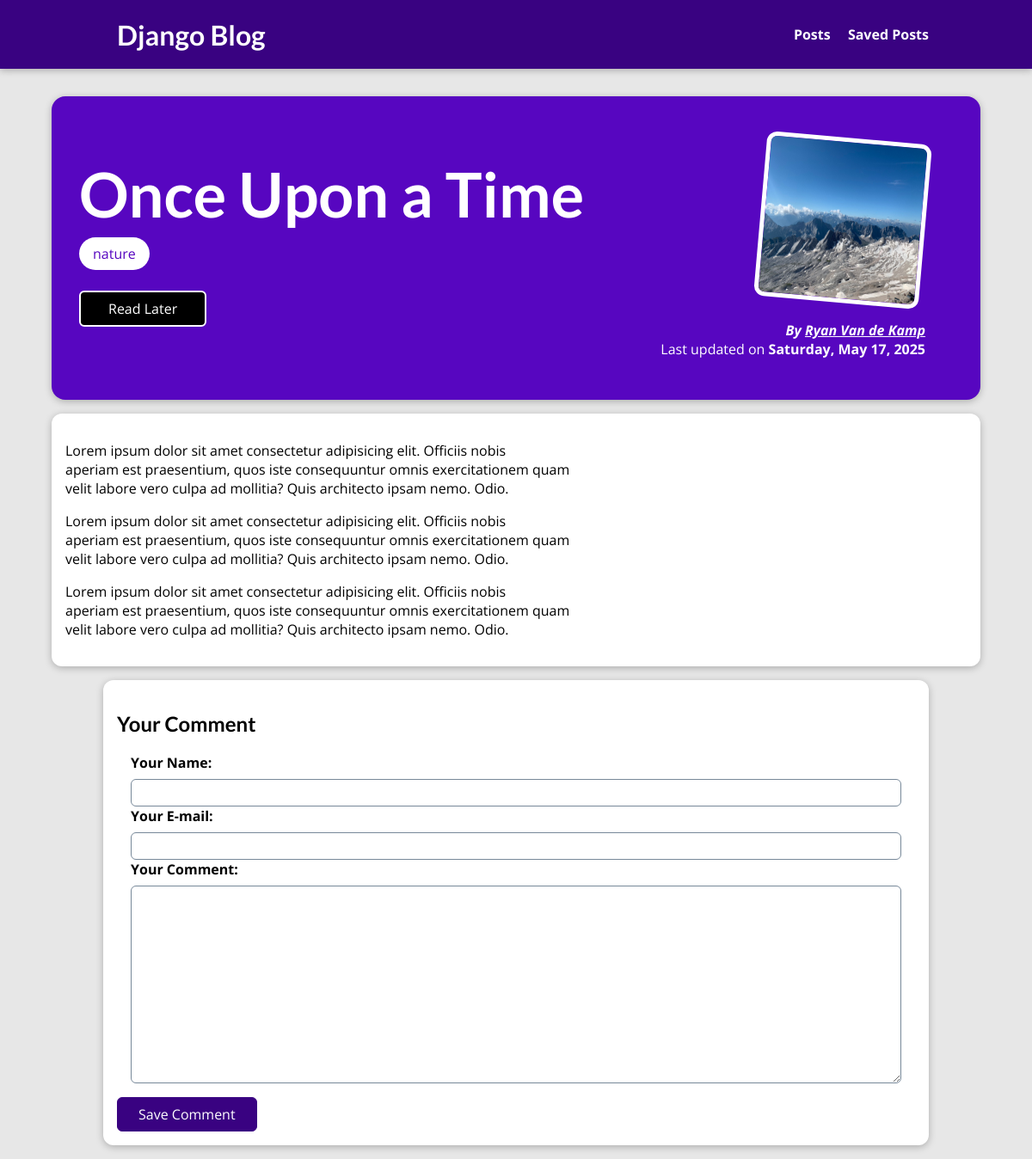
Before: /posts/once-upon-a-time with the older database file.
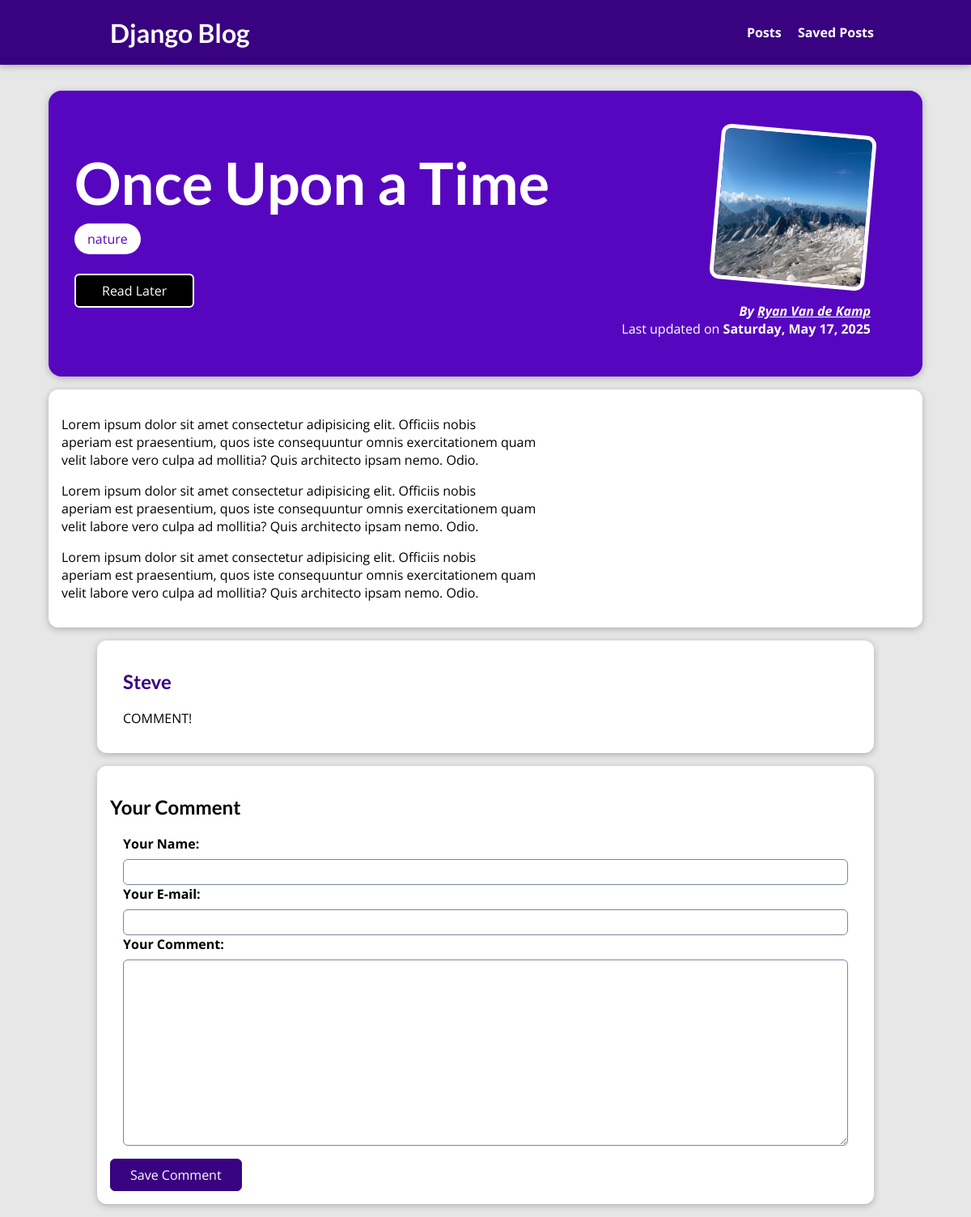
After: the same page with the newer database file.
### blog/models.py (models this page shows, shortened)
class Post(models.Model):
    title = models.CharField(max_length=100)
    content = models.TextField()
    author = models.ForeignKey(
        Author, on_delete=models.PROTECT, related_name="posts")
    excerpt = models.TextField()
    image = models.ImageField(upload_to="posts", null=True)
    date = models.DateTimeField(auto_now_add=True)
    tags = models.ManyToManyField(Tag, related_name="posts")
    slug = models.SlugField(unique=True)

class Tag(models.Model):
    name = models.CharField(max_length=100)

class Author(models.Model):
    first_name = models.CharField(max_length=100)
    last_name = models.CharField(max_length=100)
    email = models.EmailField(max_length=100, null=True)
    def __str__(self):
        return f"{self.first_name} {self.last_name}"

class Comment(models.Model):
    user_name = models.CharField(max_length=100)
    user_email = models.EmailField()
    text = models.TextField(max_length=400)
    post = models.ForeignKey(
        Post, on_delete=models.CASCADE, related_name="comments")

### blog/views.py (the view, shortened to what this page needs)
# urls.py: path("posts/<slug:slug>", views.PostView.as_view(), name="blog-post"),
class PostView(View):
    def is_stored_post(self, request, post_id):
        stored_posts = request.session.get("stored_posts")
        if stored_posts is not None:
            is_saved_for_later = post_id in stored_posts
        else:
            is_saved_for_later = False
        return is_saved_for_later
    def get(self, request, slug):
        post = Post.objects.get(slug=slug)
        return render(request, "blog/single-post.html", {
            "post": post,
            "tags": post.tags.all(),
            "comment_form": CommentForm(),
            "comments": post.comments.all().order_by("-id"),
            "saved_for_later": self.is_stored_post(request, post.id)
        })

### blog/forms.py
class CommentForm(forms.ModelForm):
    class Meta:
        model = Comment
        exclude = ["post"]
        labels = {
            "user_name": "Your Name",
            "user_email": "Your E-mail",
            "text": "Your Comment"
        }

### blog/templates/blog/single-post.html (shortened to what this page needs)
{% extends 'base.html' %}
{% load static %}
{% block css_files %}
  <link rel="stylesheet" href="{% static 'blog/single-post.css' %}" />
{% endblock %}
{% block content %}
  <section id="summary">
    <div class="title">
      <h2>{{ post.title }}</h2>
      <div>
        {% for tag in tags %}
          <span class="tag">{{ tag.name }}</span>
        {% endfor %}
      </div>
      <div id="read-later">
        <form action="{% url 'read-later' %}" method="POST">
          <button>
            {% if saved_for_later %}
              Remove from "Read Later" List
            {% else %}
              Read Later
            {% endif %}
          </button>
        </form>
      </div>
    </div>
    <article>
      <img src="{{ post.image.url }}" alt="{{ post.title }}" />
      <address>
        By <a href="mailto:{{ post.author.email }}">{{ post.author }}</a>
      </address>
      <div>
        Last updated on <time>{{ post.date|date:'l, M d, Y' }}</time>
      </div>
    </article>
  </section>
  <main>{{ post.content|linebreaks }}</main>
  {% if comments %}
    <section id="comments">
      <ul>
        {% for comment in comments %}
          <li>
            <h2>{{ comment.user_name }}</h2>
            <p>{{ comment.text|linebreaks }}</p>
          </li>
        {% endfor %}
      </ul>
    </section>
  {% endif %}
  <section id="comment-form">
    <h1>Your Comment</h1>
    <div>
      <form action="{% url 'blog-post' post.slug %}" method="POST">
        <div class="form-control {% if field.errors %}invalid{% endif %}">
          {% for field in comment_form %}
            {{ field.label_tag }}
            {{ field }}
          {% endfor %}
        </div>
        <button>Save Comment</button>
      </form>
    </div>
  </section>
{% endblock %}

### templates/base.html (shortened to what this page needs)
{% load static %}
<!DOCTYPE html>
<html lang="en">
  <head>
    <link rel="stylesheet" href="{% static 'app.css' %}" />
    {% block css_files %}
    {% endblock %}
  </head>
  <body>
    <header id="main-navigation">
      <h1><a href="{% url 'blog-index' %}">Django Blog</a></h1>
      <nav>
        <a href="{% url 'blog-posts' %}">Posts</a>
        <a href="{% url 'read-later' %}">Saved Posts</a>
      </nav>
    </header>
    {% block content %}
    {% endblock %}
  </body>
</html>

### static/app.css (style rules this page uses)
* { box-sizing: border-box; }
html { font-family: 'Open Sans', 'Lato', sans-serif; }
body { margin: 0; }
h1, h2, h3 { font-family: 'Lato', sans-serif; font-weight: bold; }
#main-navigation { width: 100%; height: 5rem; display: flex; flex-flow: row; justify-content: space-between; align-items: center; padding: 0 10%; position: absolute; top: 0; left: 0; }
#main-navigation a { text-decoration: none; color: white; font-weight: bold; margin-left: 1rem; }

### blog/static/blog/single-post.css (style rules this page uses)
body { background-color: #e7e7e7; }
#main-navigation { background-color: #390281; box-shadow: 0 2px 8px rgba(0, 0, 0, 0.25); }
#summary { margin: 7rem auto 1rem auto; padding: 2rem; width: 90%; max-width: 90rem; border-radius: 16px; background-color: #5706c0; position: relative; box-shadow: 0 2px 8px rgba(0, 0, 0, 0.25); min-height: 22rem; display: flex; flex-flow: row; justify-items: center; align-items: center; }
#summary h2 { color: white; font-size: 4.5rem; margin: 1rem 0; }
#summary article { padding: 1rem 2rem; border-radius: 12px; text-align: right; color: white; flex-grow: 1; }
#summary article img { width: 12rem; height: 12rem; border-radius: 12px; transform: rotateZ(5deg); border: 5px solid white; margin-bottom: 1rem; }
#summary address { font-weight: bold; }
#summary a { color: white; }
#summary time { font-weight: bold; }
main { width: 90%; max-width: 90rem; margin: 1rem auto; background-color: white; padding: 1rem; border-radius: 12px; box-shadow: 0 2px 8px rgba(0, 0, 0, 0.25); }
.tag { background-color: white; color: #5706c0; padding: 0.5rem 1rem; border-radius: 2rem; }
#comment-form, #comments { width: 90%; max-width: 60rem; margin: 1rem auto; border-radius: 12px; background-color: white; box-shadow: 0 2px 8px rgba(0, 0, 0, 0.25); padding: 1rem; }
#comment-form button { font: inherit; background-color: #390281; color: white; border: 1px solid #390281; padding: 0.5rem 1.5rem; border-radius: 6px; cursor: pointer; }
.form-control { margin: 1rem; }
.form-control label { font-weight: bold; margin-bottom: 0.5rem; display: block; }
.form-control input, .form-control textarea { display: block; width: 100%; font: inherit; padding: 0.25rem; border-radius: 6px; border: 1px solid lightslategray; }
#comments ul { list-style: none; margin: 0; padding: 0; }
#comments li { margin: 1rem; border-bottom: 2px solid lightgray; }
#comments li:last-of-type { border-bottom: none; }
#comments h2 { color: #390281; }
#read-later { margin: 2rem 0; }
#read-later button { background-color: black; border: 2px solid white; padding: 0.5rem 2rem; font: inherit; color: white; cursor: pointer; border-radius: 6px; }

Changed rows visible on the page:
added Comment: user_name "Steve", text "COMMENT!"
